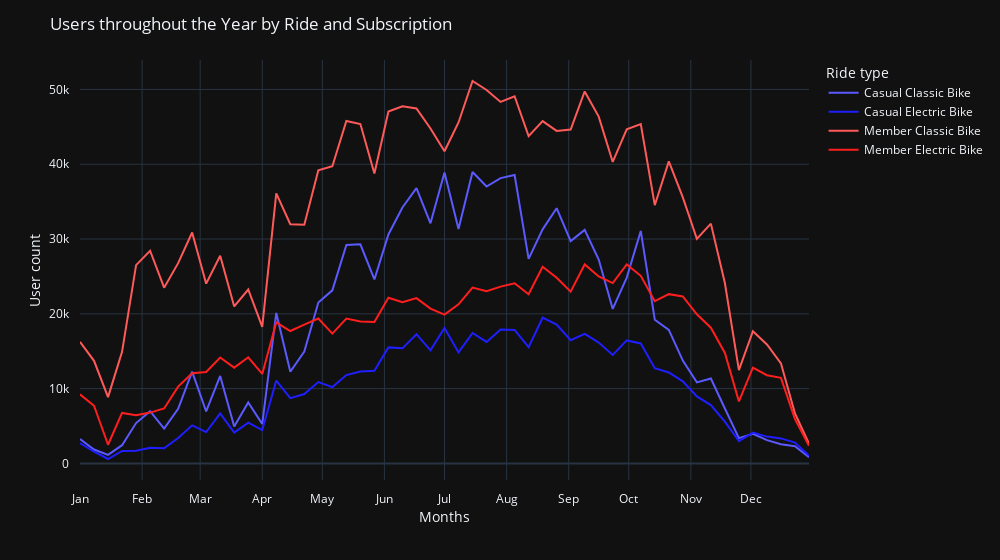

The notebook cell saved with this chart:
### Code cell
legend_name = {
    'casual_classic_bike': 'Casual Classic Bike',
    'member_classic_bike': 'Member Classic Bike',
    'casual_electric_bike': 'Casual Electric Bike',
    'member_electric_bike': 'Member Electric Bike',
}

ride_bike_year_line = px.line(
    ride_member_year_count_df,
    x='week_start',
    y=['count'],
    color='subscription_rideable_type',
    width=1000,
    template='plotly_dark',
    color_discrete_sequence=[
        'rgb(90, 90, 255)',  # Casual Classic Bike
        'rgb(30, 30, 255)',  # Casual Electric Bike
        'rgb(255, 90, 90)',  # Member Classic Bike
        'rgb(255, 30, 30)',  # Member Electric Bike
    ]
)

ride_bike_year_line.update_layout(
    xaxis_title='Months', 
    yaxis_title='User count', 
    title='Users throughout the Year by Ride and Subscription',
    legend_title_text='Ride type',
    yaxis=dict(
        range=[0, None],
        dtick=10000,
        side='left'
    ),
    xaxis=dict(
        dtick="M1",
        tickformat="%b",
    ),
    margin=dict(
        pad=10
    ),
)

ride_bike_year_line.for_each_trace(lambda x: x.update(name=legend_name[x.name]))

ride_bike_year_line.show()

### Figure 1 — Plotly figure (JSON) as saved in the notebook; plotly's stock layout.template omitted (floating-point values rounded to 4 significant figures)
{"data": [{"hovertemplate": "subscription_rideable_type=casual_classic_bike<br>variable=count<br>week_start=%{x}<br>value=%{y}<extra></extra>", "legendgroup": "casual_classic_bike", "line": {"color": "rgb(90, 90, 255)", "dash": "solid"}, "marker": {"symbol": "circle"}, "mode": "lines", "name": "Casual Classic Bike", "orientation": "v", "showlegend": true, "type": "scatter", "x": ["2024-01-01", "2024-01-08", "2024-01-15", "2024-01-22", "2024-01-29", "2024-02-05", "2024-02-12", "2024-02-19", "2024-02-26", "2024-03-04", "2024-03-11", "2024-03-18", "2024-03-25", "2024-04-01", "2024-04-08", "2024-04-15", "2024-04-22", "2024-04-29", "2024-05-06", "2024-05-13", "2024-05-20", "2024-05-27", "2024-06-03", "2024-06-10", "2024-06-17", "2024-06-24", "2024-07-01", "2024-07-08", "2024-07-15", "2024-07-22", "2024-07-29", "2024-08-05", "2024-08-12", "2024-08-19", "2024-08-26", "2024-09-02", "2024-09-09", "2024-09-16", "2024-09-23", "2024-09-30", "2024-10-07", "2024-10-14", "2024-10-21", "2024-10-28", "2024-11-04", "2024-11-11", "2024-11-18", "2024-11-25", "2024-12-02", "2024-12-09", "2024-12-16", "2024-12-23", "2024-12-30"], "xaxis": "x", "y": [3252, 1855, 1137, 2435, 5396, 6983, 4664, 7311, 12262, 6945, 11699, 4942, 8157, 5272, 20115, 12253, 14963, 21517, 23140, 29206, 29287, 24591, 30611, 34224, 36807, 32110, 38886, 31340, 38968, 37026, 38146, 38561, 27347, 31296, 34122, 29719, 31229, 27255, 20655, 24848, 31084, 19217, 17856, 13749, 10831, 11345, 7336, 3382, 3959, 3108, 2572, 2293, 816], "yaxis": "y"}, {"hovertemplate": "subscription_rideable_type=casual_electric_bike<br>variable=count<br>week_start=%{x}<br>value=%{y}<extra></extra>", "legendgroup": "casual_electric_bike", "line": {"color": "rgb(30, 30, 255)", "dash": "solid"}, "marker": {"symbol": "circle"}, "mode": "lines", "name": "Casual Electric Bike", "orientation": "v", "showlegend": true, "type": "scatter", "x": ["2024-01-01", "2024-01-08", "2024-01-15", "2024-01-22", "2024-01-29", "2024-02-05", "2024-02-12", "2024-02-19", "2024-02-26", "2024-03-04", "2024-03-11", "2024-03-18", "2024-03-25", "2024-04-01", "2024-04-08", "2024-04-15", "2024-04-22", "2024-04-29", "2024-05-06", "2024-05-13", "2024-05-20", "2024-05-27", "2024-06-03", "2024-06-10", "2024-06-17", "2024-06-24", "2024-07-01", "2024-07-08", "2024-07-15", "2024-07-22", "2024-07-29", "2024-08-05", "2024-08-12", "2024-08-19", "2024-08-26", "2024-09-02", "2024-09-09", "2024-09-16", "2024-09-23", "2024-09-30", "2024-10-07", "2024-10-14", "2024-10-21", "2024-10-28", "2024-11-04", "2024-11-11", "2024-11-18", "2024-11-25", "2024-12-02", "2024-12-09", "2024-12-16", "2024-12-23", "2024-12-30"], "xaxis": "x", "y": [2706, 1559, 589, 1664, 1706, 2097, 2026, 3396, 5084, 4185, 6673, 4118, 5449, 4455, 11082, 8721, 9274, 10876, 10206, 11810, 12299, 12386, 15513, 15385, 17275, 15115, 18108, 14838, 17438, 16248, 17916, 17843, 15547, 19482, 18574, 16465, 17315, 16156, 14505, 16446, 16037, 12739, 12152, 10971, 8955, 7792, 5575, 2982, 4119, 3583, 3345, 2781, 1039], "yaxis": "y"}, {"hovertemplate": "subscription_rideable_type=member_classic_bike<br>variable=count<br>week_start=%{x}<br>value=%{y}<extra></extra>", "legendgroup": "member_classic_bike", "line": {"color": "rgb(255, 90, 90)", "dash": "solid"}, "marker": {"symbol": "circle"}, "mode": "lines", "name": "Member Classic Bike", "orientation": "v", "showlegend": true, "type": "scatter", "x": ["2024-01-01", "2024-01-08", "2024-01-15", "2024-01-22", "2024-01-29", "2024-02-05", "2024-02-12", "2024-02-19", "2024-02-26", "2024-03-04", "2024-03-11", "2024-03-18", "2024-03-25", "2024-04-01", "2024-04-08", "2024-04-15", "2024-04-22", "2024-04-29", "2024-05-06", "2024-05-13", "2024-05-20", "2024-05-27", "2024-06-03", "2024-06-10", "2024-06-17", "2024-06-24", "2024-07-01", "2024-07-08", "2024-07-15", "2024-07-22", "2024-07-29", "2024-08-05", "2024-08-12", "2024-08-19", "2024-08-26", "2024-09-02", "2024-09-09", "2024-09-16", "2024-09-23", "2024-09-30", "2024-10-07", "2024-10-14", "2024-10-21", "2024-10-28", "2024-11-04", "2024-11-11", "2024-11-18", "2024-11-25", "2024-12-02", "2024-12-09", "2024-12-16", "2024-12-23", "2024-12-30"], "xaxis": "x", "y": [16266, 13721, 8868, 14918, 26507, 28437, 23494, 26776, 30871, 24036, 27759, 20991, 23253, 18255, 36113, 31983, 31917, 39187, 39728, 45785, 45375, 38773, 47052, 47763, 47470, 44786, 41734, 45584, 51132, 49927, 48333, 49100, 43769, 45774, 44456, 44632, 49743, 46375, 40306, 44664, 45366, 34527, 40389, 35574, 30019, 32061, 24122, 12473, 17674, 15899, 13368, 6682, 2629], "yaxis": "y"}, {"hovertemplate": "subscription_rideable_type=member_electric_bike<br>variable=count<br>week_start=%{x}<br>value=%{y}<extra></extra>", "legendgroup": "member_electric_bike", "line": {"color": "rgb(255, 30, 30)", "dash": "solid"}, "marker": {"symbol": "circle"}, "mode": "lines", "name": "Member Electric Bike", "orientation": "v", "showlegend": true, "type": "scatter", "x": ["2024-01-01", "2024-01-08", "2024-01-15", "2024-01-22", "2024-01-29", "2024-02-05", "2024-02-12", "2024-02-19", "2024-02-26", "2024-03-04", "2024-03-11", "2024-03-18", "2024-03-25", "2024-04-01", "2024-04-08", "2024-04-15", "2024-04-22", "2024-04-29", "2024-05-06", "2024-05-13", "2024-05-20", "2024-05-27", "2024-06-03", "2024-06-10", "2024-06-17", "2024-06-24", "2024-07-01", "2024-07-08", "2024-07-15", "2024-07-22", "2024-07-29", "2024-08-05", "2024-08-12", "2024-08-19", "2024-08-26", "2024-09-02", "2024-09-09", "2024-09-16", "2024-09-23", "2024-09-30", "2024-10-07", "2024-10-14", "2024-10-21", "2024-10-28", "2024-11-04", "2024-11-11", "2024-11-18", "2024-11-25", "2024-12-02", "2024-12-09", "2024-12-16", "2024-12-23", "2024-12-30"], "xaxis": "x", "y": [9234, 7710, 2495, 6746, 6451, 6795, 7351, 10267, 12048, 12232, 14163, 12802, 14191, 11960, 18858, 17702, 18556, 19371, 17360, 19371, 18979, 18897, 22142, 21555, 22106, 20691, 19892, 21263, 23513, 23012, 23635, 24088, 22616, 26299, 24831, 22963, 26607, 24997, 24116, 26601, 25085, 21689, 22633, 22325, 19942, 18146, 14765, 8295, 12795, 11787, 11443, 5924, 2347], "yaxis": "y"}], "layout": {"legend": {"title": {"text": "Ride type"}, "tracegroupgap": 0}, "margin": {"pad": 10, "t": 60}, "title": {"text": "Users throughout the Year by Ride and Subscription"}, "width": 1000, "xaxis": {"anchor": "y", "domain": [0, 1], "dtick": "M1", "tickformat": "%b", "title": {"text": "Months"}}, "yaxis": {"anchor": "x", "domain": [0, 1], "dtick": 10000, "range": [0, null], "side": "left", "title": {"text": "User count"}}}}
